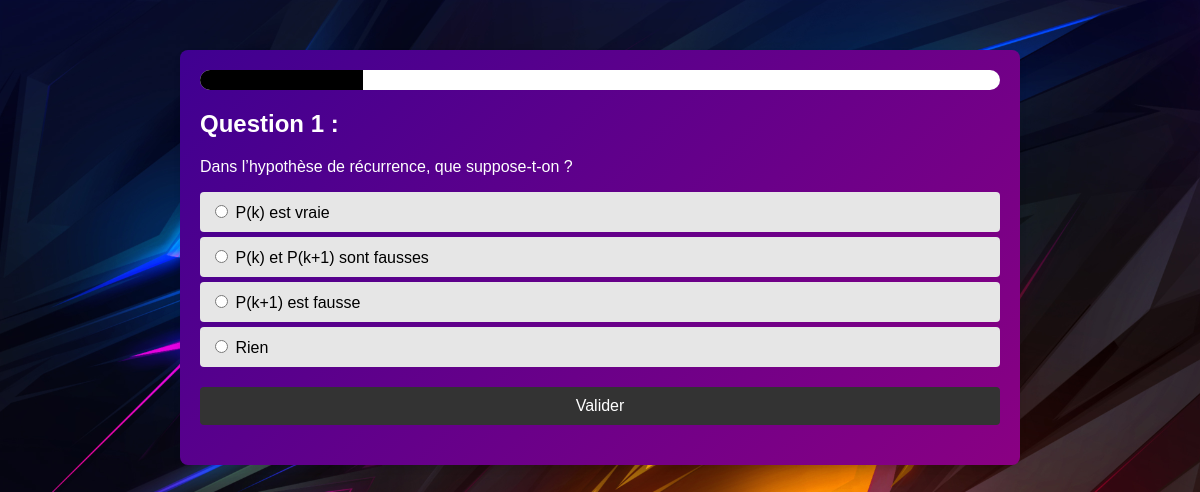
Screenshot of /deck.php?id_chapitre=1&id_deck=1 (signed in) with the database file from the repository.
### tables this page shows
CREATE TABLE IF NOT EXISTS `cartes` (
  `id_carte` int NOT NULL AUTO_INCREMENT,
  `question` text NOT NULL,
  `reponse_vrai` varchar(255) NOT NULL,
  `reponse_fausse1` varchar(255) NOT NULL,
  `reponse_fausse2` varchar(255) NOT NULL,
  `reponse_fausse3` varchar(255) NOT NULL,
  `id_deck` int NOT NULL,
  `id_chapitre` int NOT NULL,
  PRIMARY KEY (`id_carte`),
  KEY `id_deck` (`id_deck`),
  KEY `id_chapitre` (`id_chapitre`)
);

### deck.php (the view, shortened to what this page needs)
<?php
$bdd = new PDO('mysql:host=localhost;dbname=account_app;charset=utf8', 'root', '');
if (isset($_GET['id_chapitre']) && isset($_GET['id_deck'])) {
    $id_chapitre = intval($_GET['id_chapitre']);
    $id_deck = intval($_GET['id_deck']);
    if (!isset($_SESSION['questions']) || $_SESSION['current_question'] === null) {
        $reqCartes = $bdd->prepare('SELECT * FROM cartes WHERE id_chapitre = ? AND id_deck = ? ORDER BY RAND() LIMIT 10');
        $reqCartes->execute([$id_chapitre, $id_deck]);
        $_SESSION['questions'] = $reqCartes->fetchAll();
    }
    $questions = $_SESSION['questions'];
    $current_question_index = $_SESSION['current_question'];
    $current_question = $questions[$current_question_index];
}
?>
<!DOCTYPE html>
<html lang="fr">
<head>
</head>
<body>
    <div class="container">
        <div class="progress-bar">
            <div class="progress"></div>
        </div>
        <div class="question">
            <h2>Question <?php echo $current_question_index + 1; ?> :</h2>
            <p><?php echo htmlspecialchars($current_question['question']); ?></p>
            <form method="POST">
                <div class="answers">
                    <?php
                    $reponses = [
                        htmlspecialchars($current_question['reponse_vrai']),
                        htmlspecialchars($current_question['reponse_fausse1']),
                        htmlspecialchars($current_question['reponse_fausse2']),
                        htmlspecialchars($current_question['reponse_fausse3']),
                    ];
                    shuffle($reponses);
                    ?>
                    <?php foreach ($reponses as $reponse): ?>
                        <label>
                            <input type="radio" name="reponse" value="<?php echo $reponse; ?>" required>
                            <?php echo $reponse; ?>
                        </label>
                    <?php endforeach; ?>
                </div>
                <button type="submit" class="submit-button">Valider</button>
            </form>
        </div>
    </div>
</body>
</html>

### rows the page displays
cartes: question "Dans l’hypothèse de récurrence, que suppose-t-on ?", reponse_vrai "P(k) est vraie", reponse_fausse2 "P(k) et P(k+1) sont fausses", reponse_fausse1 "P(k+1) est fausse", reponse_fausse3 "Rien"

### other values shown
$current_question_index + 1 "1"
